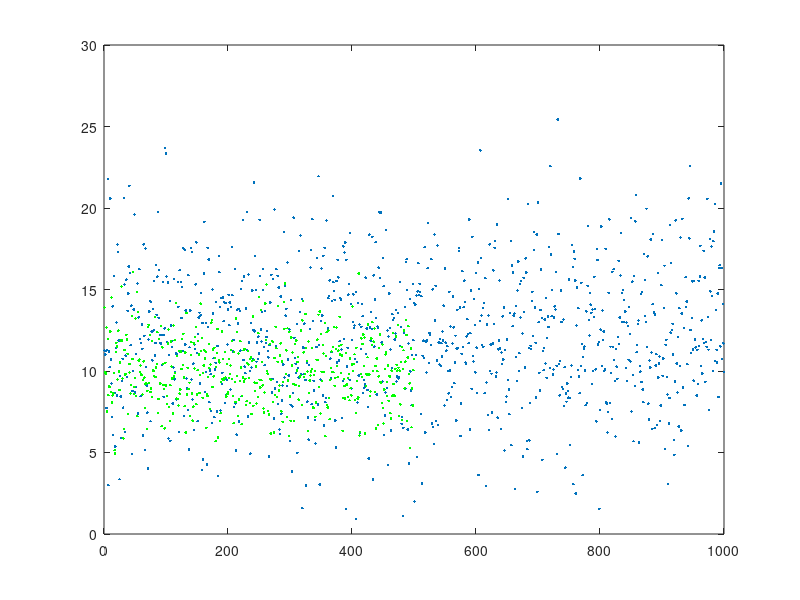

This figure's MATLAB source: (Note: this script raises an error after producing the figure.)
close all;
clear all;
clc;

muSaumon    = 12;
sigmaSaumon = 4;
muBar       = 10;
sigmaBar    = 2;
sizeVTSaumon = 1000;
sizeVTBar = 500;

%mcout = [1 3; 2 2];% equivalent a MAP avec ces coefficients!
mcout = [0 2; 3 0];

%proba a priori
pBar=sizeVTBar/(sizeVTBar+sizeVTSaumon);
pSaumon=sizeVTSaumon/(sizeVTBar+sizeVTSaumon);
VTSaumon = mvnrnd(muSaumon,sigmaSaumon*sigmaSaumon, sizeVTSaumon);
VTBar    = mvnrnd(muBar, sigmaBar*sigmaBar, sizeVTBar);

%visualisation des echantillons 
figure(1)
plot(VTSaumon,'.');
hold on
plot(VTBar,'.g');

%%
%figure(2)
%histogram(VTSaumon,'Normalization','pdf');
%hold on
%histogram(VTBar,'Normalization','pdf');
%plot(0:0.1:25,normpdf(0:0.1:25,muSaumon,sigmaSaumon),'r')
%plot(0:0.1:25,normpdf(0:0.1:25,muBar,sigmaBar),'g')

%%
nbIter   = 100;
sizeTrain = 100;
errorBarML = zeros(nbIter,1);
errorSaumonML = zeros(nbIter, 1);
errorML = zeros(nbIter, 1);
errorBarMAP = zeros(nbIter,1);
errorSaumonMAP = zeros(nbIter, 1);
errorMAP = zeros(nbIter, 1);
errorBarRisque = zeros(nbIter,1);
errorSaumonRisque = zeros(nbIter, 1);
errorRisque = zeros(nbIter, 1);

for i=1:nbIter
    
        [TrainSaumon,TestSaumon,TrainBar, TestBar] = extractTestAndTrain(VTSaumon, VTBar, sizeTrain);
        [modelSaumon] = TrainModel(TrainSaumon);
        [modelBar] = TrainModel(TrainBar);
       
        % maximum de vraissemblance 
        ResBar    =    Myclassify(TestBar,modelBar, modelSaumon, 0.5, 0.5);
        ResSaumon =    Myclassify(TestSaumon,modelBar, modelSaumon, 0.5, 0.5);
        [SaumonError, BarError] = computeError(ResSaumon, ResBar);
        errorSaumonML(i) = SaumonError*100;
        errorBarML(i) = BarError*100;
        errorML(i) = (length(TestSaumon) * errorSaumonML(i) + length(TestBar) *  errorBarML(i) )/ (length(TestSaumon) + length(TestBar));
        
        % MAP (utilisation des proba a priori)
        ResBar    =    Myclassify(TestBar,modelBar, modelSaumon, pBar, pSaumon);
        ResSaumon =    Myclassify(TestSaumon,modelBar, modelSaumon, pBar, pSaumon);
        [SaumonError, BarError] = computeError(ResSaumon, ResBar);
        errorSaumonMAP(i) = SaumonError*100;
        errorBarMAP(i) = BarError*100;
        errorMAP(i) = (length(TestSaumon) * errorSaumonMAP(i) + length(TestBar) *  errorBarMAP(i) )/ (length(TestSaumon) + length(TestBar))
        
        % Risque (utilisation de la matrice de cout)
        ResBar    =    MyclassifyRisque(TestBar,modelBar, modelSaumon, pBar, pSaumon, mcout);
        ResSaumon =    MyclassifyRisque(TestSaumon,modelBar, modelSaumon, pBar, pSaumon, mcout);
        [SaumonError, BarError] = computeError(ResSaumon, ResBar);
        errorSaumonRisque(i) = SaumonError*100;
        errorBarRisque(i) = BarError*100;
        errorRisque(i) = (length(TestSaumon) * errorSaumonRisque(i) + length(TestBar) *  errorBarRisque(i) )/ (length(TestSaumon) + length(TestBar))
   
end;

MeanErrorBarML    = mean(errorBarML);
MeanErrorSaumonML = mean(errorSaumonML);
MeanErrorML = mean(errorML);

MeanErrorBarMAP    = mean(errorBarMAP);
MeanErrorSaumonMAP = mean(errorSaumonMAP);
MeanErrorMAP = mean(errorMAP);

MeanErrorBarRisque    = mean(errorBarRisque);
MeanErrorSaumonRisque = mean(errorSaumonRisque);
MeanErrorRisque = mean(errorRisque);

figure(3);
plot(1:nbIter, errorBarML, 'g')
hold on
plot(1:nbIter, errorSaumonML)
plot(1:nbIter, errorML, 'k')
hold off
ylim([0 100])

figure(4);
plot(1:nbIter, errorBarMAP, 'g')
hold on
plot(1:nbIter, errorSaumonMAP)
plot(1:nbIter, errorMAP, 'k')
hold off
ylim([0 100])

figure(5);
plot(1:nbIter, errorBarRisque, 'g')
hold on
plot(1:nbIter, errorSaumonRisque)
plot(1:nbIter, errorRisque, 'k')
hold off
ylim([0 100])
